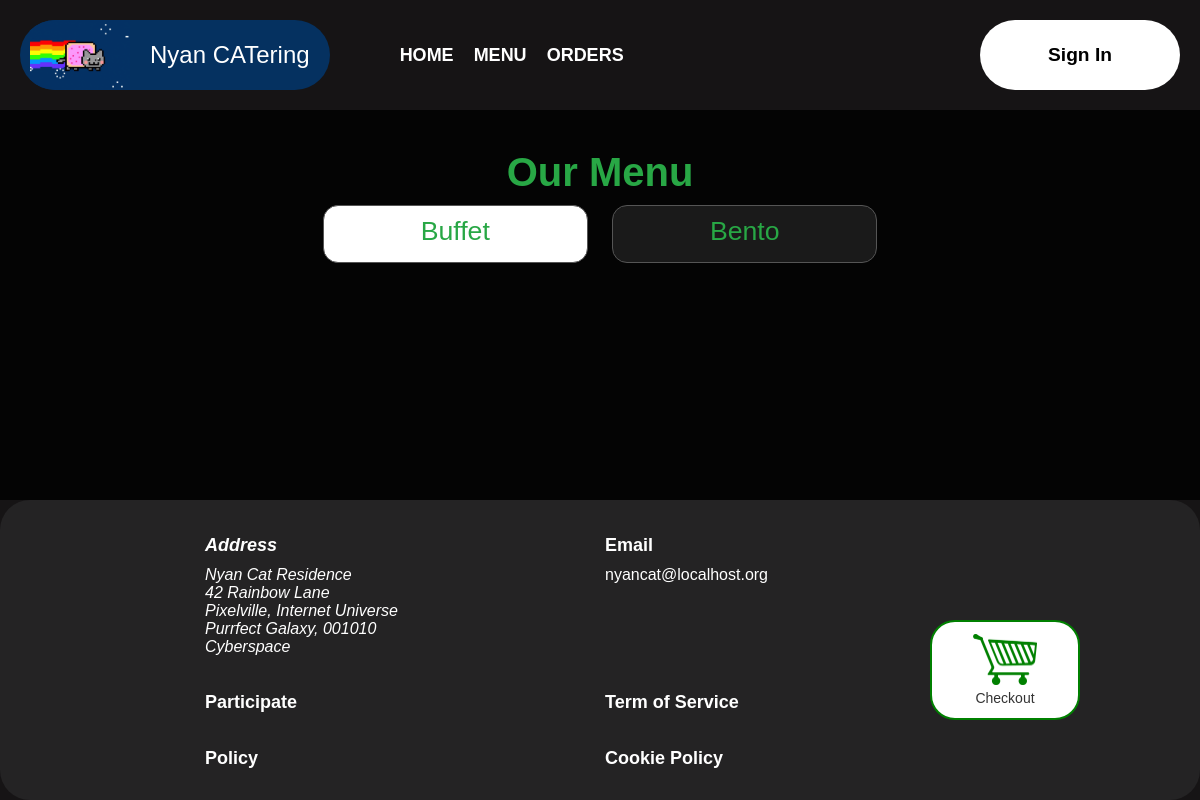
/frontend/menu_page.php, run on an earlier commit of the app's database.
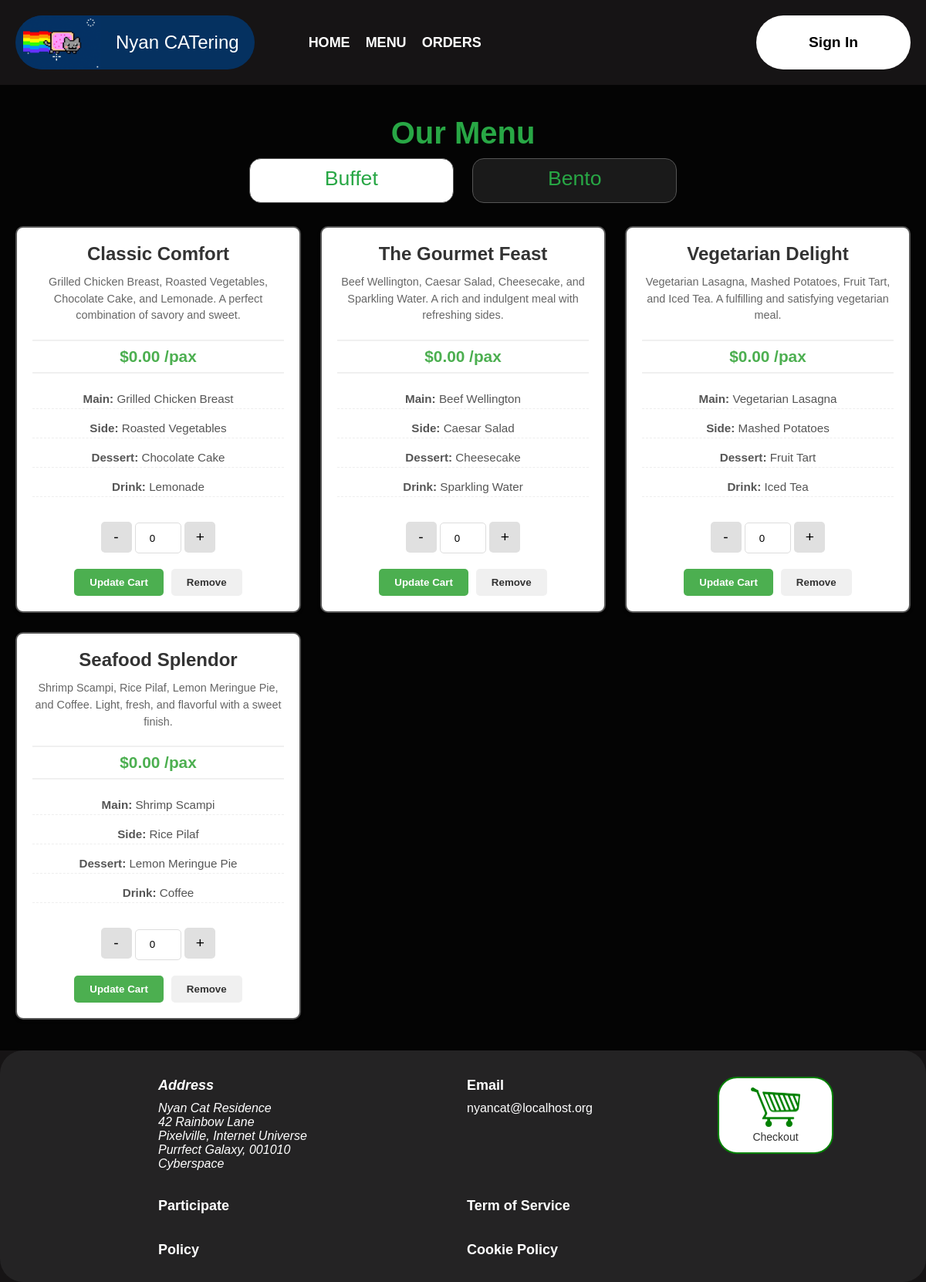
And on a later commit of the database.
### tables this page shows
CREATE TABLE `packages` (
  `package_id` int(11) NOT NULL,
  `item_name` varchar(255) NOT NULL,
  `description` varchar(500) NOT NULL,
  `price` decimal(10,2) NOT NULL,
  `category` varchar(32) NOT NULL,
  `is_available` int(11) NOT NULL,
  `main` int(11) NOT NULL,
  `side` int(11) NOT NULL,
  `dessert` int(11) NOT NULL,
  `drink` int(11) NOT NULL
);

### backend/core/menu_packages.php (called while the page is built, shortened)
<?php
require_once 'NyanDB.php';
require_once 'menu_items.php';
class MenuPackages{
    public static function get_latest_packages(){
        $sql = "
        SELECT *
        FROM packages
        WHERE package_id IN (
            SELECT MAX(package_id)
            FROM packages
            GROUP BY item_name
        )
        AND is_available = true;
        ";
        $results = NyanDB::single_query($sql, []);
        $result = mysqli_fetch_all($results, MYSQLI_ASSOC);
        return MenuPackages::format_result($result,'package_id');
    }
    public static function get_latest_instock_package_ids(){
        $sql = "
        SELECT p.package_id
        FROM packages p
        JOIN menu_items m1 ON p.main    = m1.menu_item_id AND m1.is_in_stock = 1
        JOIN menu_items m2 ON p.side    = m2.menu_item_id AND m2.is_in_stock = 1
        JOIN menu_items m3 ON p.dessert = m3.menu_item_id AND m3.is_in_stock = 1
        JOIN menu_items m4 ON p.drink   = m4.menu_item_id AND m4.is_in_stock = 1
        WHERE p.package_id IN (
            SELECT MAX(package_id)
            FROM packages
            GROUP BY item_name
        );
        ";
        $results = NyanDB::single_query($sql, []);
        $result = mysqli_fetch_all($results, MYSQLI_ASSOC);
        return MenuPackages::format_result($result,'package_id');
    }
    public static function get_latest_instock_package_information(){
        $output = [];
        $instock_package_info = MenuPackages::get_latest_packages();
        foreach (MenuPackages::get_latest_instock_package_ids() as $package_array){
            $available_package_id = $package_array['package_id'];
            if(isset($instock_package_info[$available_package_id])){
                $package_info = $instock_package_info[$available_package_id];
                $package_info['main_name']    = MenuItems::get_menu_item_by_id($package_info['main'])['item_name'];
                $package_info['side_name']    = MenuItems::get_menu_item_by_id($package_info['side'])['item_name'];
                $package_info['dessert_name'] = MenuItems::get_menu_item_by_id($package_info['dessert'])['item_name'];
                $package_info['drink_name']   = MenuItems::get_menu_item_by_id($package_info['drink'])['item_name'];
                $package_info['img_src']      = MenuItems::get_associated_image_src($available_package_id)??null;
                $output[] = $package_info;
            }
        }
        return MenuPackages::format_result($output,'package_id');
    }
    private static function format_result($array,$attribute){
        $output = [];
        foreach($array as $item){
            $key = $item[$attribute];
            $output[$key] = $item;
        }
        return $output;
    }
}
?>

### backend/core/NyanDB.php (called while the page is built, shortened)
<?php
class NyanDB
{
    public $db;
    private function connect() {
        $this->db = new mysqli(self::HOST, self::USERNAME, self::PASSWORD, self::DBNAME);
    }
    public function close() {
        if ($this->db) {
            $this->db = null;
        }
    }
    private function prepare($sql,$params = []){
        $stmt = $this->db->prepare($sql);
        if (!empty($params)){
            $types = str_repeat('s',count($params));
            $stmt->bind_param($types, ...$params);
        }
        return $stmt;
    }
    public function query($sql,$params){
        $stmt = $this->prepare($sql,$params);
        $result = $stmt->execute();
        if (stripos(trim($sql), 'SELECT') === 0) {
            return $stmt->get_result();
        }
        return $result;
    }
    public static function single_query($sql,$params) {
        $database = new NyanDB();
        $result = $database->query($sql,$params);
        return $result;
    }
}
?>

### backend/core/menu_items.php (called while the page is built, shortened)
<?php
require_once 'NyanDB.php';
class MenuItems{
    public static function get_menu_item_by_id($menu_item_id){
        $sql = "
        SELECT *
        FROM menu_items
        WHERE menu_item_id = ?
        ";
        $results = NyanDB::single_query($sql, [$menu_item_id]);
        $result = $results->fetch_assoc();
        return $result ?? null;
    }
    public static function get_associated_image_src($menu_item_id){
        $sql = "
        SELECT *
        FROM menu_item_images
        WHERE menu_item_id = ?
        ";
        $results = NyanDB::single_query($sql, [$menu_item_id]);
        $result = $results->fetch_assoc();
        if(empty($result)){
            return null;}
        $image = new Image($result['image_name'], $result['image_data'], $result['image_type']);
        return $image->getsrc();
    }
}
?>

### frontend/menu_page.php (the view, shortened to what the rows shown need)
<?php
require_once "./components/templates.php";
require_once "../backend/core/menu_packages.php";
function generate_menu_page(): string
{
    $display_category = $_GET['display_category'] ?? 'buffet';
    $display_items = [
        'bento' => [],
        'buffet' => [],
    ];
    $latest_packages = MenuPackages::get_latest_instock_package_information();
    foreach($latest_packages as $package){
        if($package['category']=='buffet'){
            $display_items['buffet'][$package['package_id']] = $package;
        }
        if($package['category']=='bento'){
            $display_items['bento'][$package['package_id']] = $package;
        }
    }
?>
    <div class="main-content-container">
        <h1 class="title-our-menu">Our Menu</h1>
        <form id='cart-form' method="post">
            <div class="packages-display-frame">
                <?php foreach ($display_items[$display_category] as $item):
                    $package_id = $item['package_id'];
                    $cart_quantity = $_SESSION['cart'][$package_id]??0
                    ?>
                    <div class="package-item-unit-container">
                        <h3><?php echo htmlspecialchars($item['item_name']); ?></h3>
                        <div class="package-description"><?php echo htmlspecialchars($item['description']); ?></div>
                        <div class="package-price">$<?php echo number_format($item['price'], 2); ?> /pax</div>
                        <div class='package-main-name'><b>Main: </b><?php echo htmlspecialchars($item['main_name']); ?></div>
                        <div class='package-side-name'><b>Side: </b><?php echo htmlspecialchars($item['side_name']); ?></div>
                        <div class='package-dessert-name'><b>Dessert: </b><?php echo htmlspecialchars($item['dessert_name']); ?></div>
                        <div class='package-drink-name'><b>Drink: </b><?php echo htmlspecialchars($item['drink_name']); ?></div>
                        <div class="order-quantity-container">
                            <div class="quantity-controls">
                                <button type="button" onclick="adjust_quantity('input_quantity_package_<?=$package_id?>', -1)">-</button>
                                <input name = "<?=$package_id?>" type="number" id="input_quantity_package_<?=$package_id?>" value="<?=$cart_quantity?>" min="0" max="999">
                                <button type="button" onclick="adjust_quantity('input_quantity_package_<?=$package_id?>', 1)">+</button>
                            </div>
                            <div class="popup-buttons">
                                <button class="add-to-cart-btn"
                                    onclick="update_cart()">
                                    Update Cart
                                </button>
                                <button class="cancel-btn"
                                    onclick="reset_quantity('input_quantity_package_<?=$package_id?>')">
                                    Remove
                                </button>
                            </div>
                        </div>
                    </div>
                <?php endforeach; ?>
            </div>
        </form>
    </div>
<?php
    return ob_get_clean();
}
$username = aquire_username_or_default(DEFAULT_USERNAME);
(new PageTemplate())
    ->set_footer()
    ->set_content(generate_menu_page())
    ->set_header(MENU_PAGE_STYLES)
    ->set_navibar(NAV_LINKS, $username)
    ->set_outline(MENU_PAGE_SCRIPTS)
    ->render();
?>

What changed in the data, as far as the page shows it:
added packages: item_name "Classic Comfort", description "Grilled Chicken Breast, Roasted Vegetables, Chocolate Cake, and Lemonade. A perfect combination of savory and sweet.", price "0.00", main_name "Grilled Chicken Breast", side_name "Roasted Vegetables", dessert_name "Chocolate Cake", drink_name "Lemonade", package_id "0"
added packages: item_name "The Gourmet Feast", description "Beef Wellington, Caesar Salad, Cheesecake, and Sparkling Water. A rich and indulgent meal with refreshing sides.", price "0.00", main_name "Beef Wellington", side_name "Caesar Salad", dessert_name "Cheesecake", drink_name "Sparkling Water", package_id "0"
added packages: item_name "Vegetarian Delight", description "Vegetarian Lasagna, Mashed Potatoes, Fruit Tart, and Iced Tea. A fulfilling and satisfying vegetarian meal.", price "0.00", main_name "Vegetarian Lasagna", side_name "Mashed Potatoes", dessert_name "Fruit Tart", drink_name "Iced Tea", package_id "0"
added packages: item_name "Seafood Splendor", description "Shrimp Scampi, Rice Pilaf, Lemon Meringue Pie, and Coffee. Light, fresh, and flavorful with a sweet finish.", price "0.00", main_name "Shrimp Scampi", side_name "Rice Pilaf", dessert_name "Lemon Meringue Pie", drink_name "Coffee", package_id "0"
